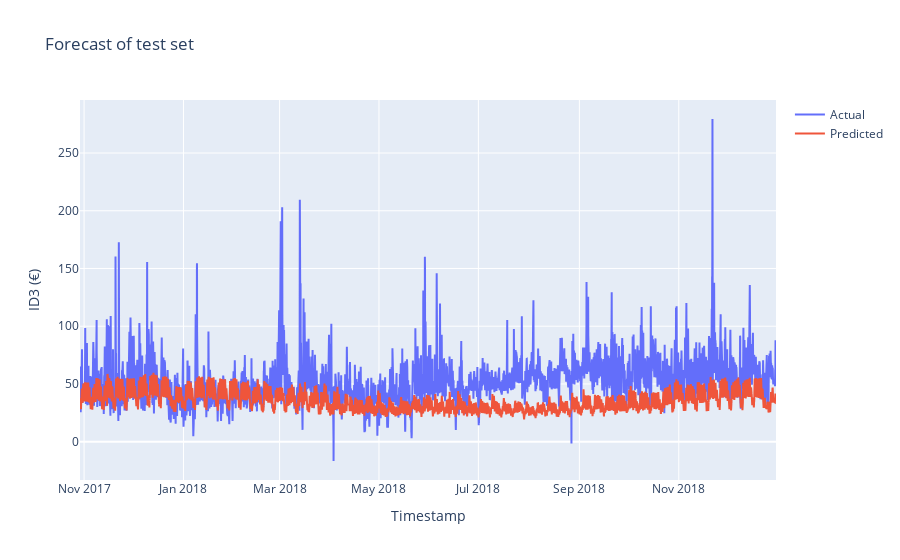

Source (notebook cell):
### Markdown cell above
## Plot prediction

### Code cell
import plotly.express as px
import plotly.graph_objects as go

fig1 = go.Scatter(      x = frame_test.index,
                        y = frame_test['y'][0]['ID3'],
                        name = 'Actual',
                        # color = hex_maroon
                        # title = "Log of Appliance Energy Consumption in Wh vs Time"
                    )

fig2 = go.Scatter(      x = frame_test.index,
                        y = frame_test['Prediction']['ID3'][0],
                        name = 'Predicted',
                        # color = hex_gold
                        # title = "Log of Appliance Energy Consumption in Wh vs Time"
                    )

data = [fig1, fig2]

fig = go.Figure(data = data)

fig.update_layout(      title = 'Forecast of test set',
                        xaxis_title = 'Timestamp',
                        yaxis_title = 'ID3 (€)')

fig.show()

### Figure 1 — Plotly figure (JSON) as saved in the notebook; plotly's stock layout.template omitted (floating-point values rounded to 4 significant figures; data arrays with more than 128 entries replaced by an {"elided": "..."} marker saying what was removed)
{"data": [{"name": "Actual", "type": "scatter", "x": {"elided": "10132 str values"}, "y": {"elided": "10132 float values"}}, {"name": "Predicted", "type": "scatter", "x": {"elided": "10132 str values"}, "y": {"elided": "10132 float values"}}], "layout": {"title": {"text": "Forecast of test set"}, "xaxis": {"title": {"text": "Timestamp"}}, "yaxis": {"title": {"text": "ID3 (€)"}}}}
